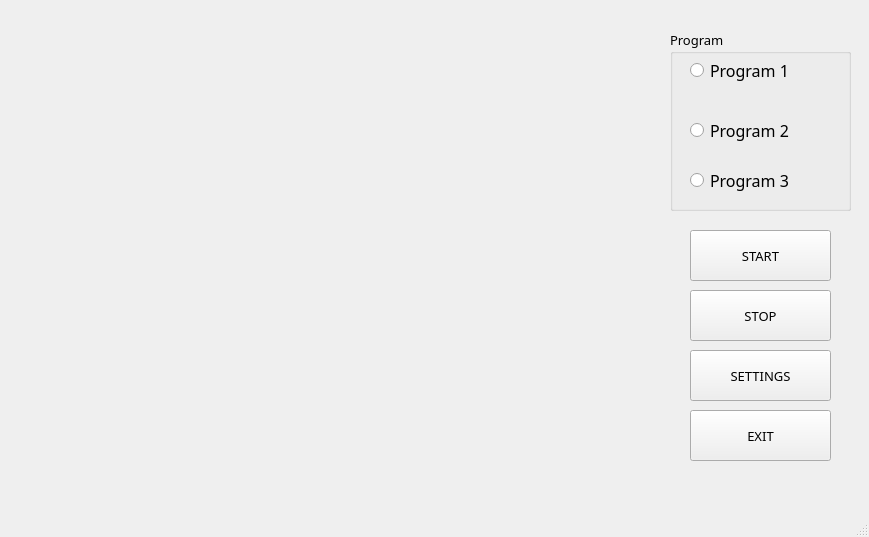
<?xml version="1.0" encoding="UTF-8"?>
<ui version="4.0">
 <class>MainWindow</class>
 <widget class="QMainWindow" name="MainWindow">
  <property name="geometry">
   <rect>
    <x>0</x>
    <y>0</y>
    <width>869</width>
    <height>537</height>
   </rect>
  </property>
  <property name="font">
   <font>
    <family>UD デジタル 教科書体 N-R</family>
    <pointsize>10</pointsize>
   </font>
  </property>
  <property name="windowTitle">
   <string>Sosei</string>
  </property>
  <property name="windowIcon">
   <iconset theme="/resources/logo.ico"/>
  </property>
  <widget class="QWidget" name="centralwidget">
   <widget class="QPushButton" name="startBtn">
    <property name="geometry">
     <rect>
      <x>690</x>
      <y>230</y>
      <width>141</width>
      <height>51</height>
     </rect>
    </property>
    <property name="font">
     <font>
      <family>UD デジタル 教科書体 NK-B</family>
     </font>
    </property>
    <property name="text">
     <string>START</string>
    </property>
   </widget>
   <widget class="QPushButton" name="exitBtn">
    <property name="geometry">
     <rect>
      <x>690</x>
      <y>410</y>
      <width>141</width>
      <height>51</height>
     </rect>
    </property>
    <property name="font">
     <font>
      <family>UD デジタル 教科書体 NK-B</family>
     </font>
    </property>
    <property name="text">
     <string>EXIT</string>
    </property>
   </widget>
   <widget class="QWidget" name="functionWidget" native="true">
    <property name="geometry">
     <rect>
      <x>10</x>
      <y>10</y>
      <width>640</width>
      <height>480</height>
     </rect>
    </property>
    <property name="font">
     <font>
      <family>UD デジタル 教科書体 NK-B</family>
     </font>
    </property>
   </widget>
   <widget class="QPushButton" name="stopBtn">
    <property name="geometry">
     <rect>
      <x>690</x>
      <y>290</y>
      <width>141</width>
      <height>51</height>
     </rect>
    </property>
    <property name="font">
     <font>
      <family>UD デジタル 教科書体 NK-B</family>
     </font>
    </property>
    <property name="text">
     <string>STOP</string>
    </property>
   </widget>
   <widget class="QGroupBox" name="groupBox">
    <property name="geometry">
     <rect>
      <x>670</x>
      <y>30</y>
      <width>181</width>
      <height>181</height>
     </rect>
    </property>
    <property name="font">
     <font>
      <family>UD デジタル 教科書体 NK-B</family>
     </font>
    </property>
    <property name="title">
     <string>Program</string>
    </property>
    <widget class="QRadioButton" name="fn03RadBtn">
     <property name="geometry">
      <rect>
       <x>20</x>
       <y>130</y>
       <width>111</width>
       <height>41</height>
      </rect>
     </property>
     <property name="font">
      <font>
       <family>UD デジタル 教科書体 NK-B</family>
       <pointsize>12</pointsize>
      </font>
     </property>
     <property name="text">
      <string>Program 3</string>
     </property>
    </widget>
    <widget class="QRadioButton" name="fn02RadBtn">
     <property name="geometry">
      <rect>
       <x>20</x>
       <y>80</y>
       <width>111</width>
       <height>41</height>
      </rect>
     </property>
     <property name="font">
      <font>
       <family>UD デジタル 教科書体 NK-B</family>
       <pointsize>12</pointsize>
      </font>
     </property>
     <property name="text">
      <string>Program 2</string>
     </property>
    </widget>
    <widget class="QRadioButton" name="fn01RadBtn">
     <property name="geometry">
      <rect>
       <x>20</x>
       <y>20</y>
       <width>111</width>
       <height>41</height>
      </rect>
     </property>
     <property name="font">
      <font>
       <family>UD デジタル 教科書体 NK-B</family>
       <pointsize>12</pointsize>
      </font>
     </property>
     <property name="text">
      <string>Program 1</string>
     </property>
    </widget>
   </widget>
   <widget class="QPushButton" name="settingBtn">
    <property name="geometry">
     <rect>
      <x>690</x>
      <y>350</y>
      <width>141</width>
      <height>51</height>
     </rect>
    </property>
    <property name="font">
     <font>
      <family>UD デジタル 教科書体 NK-B</family>
     </font>
    </property>
    <property name="text">
     <string>SETTINGS</string>
    </property>
   </widget>
  </widget>
  <widget class="QMenuBar" name="menubar">
   <property name="geometry">
    <rect>
     <x>0</x>
     <y>0</y>
     <width>869</width>
     <height>21</height>
    </rect>
   </property>
  </widget>
  <widget class="QStatusBar" name="statusbar"/>
 </widget>
 <resources/>
 <connections/>
</ui>
